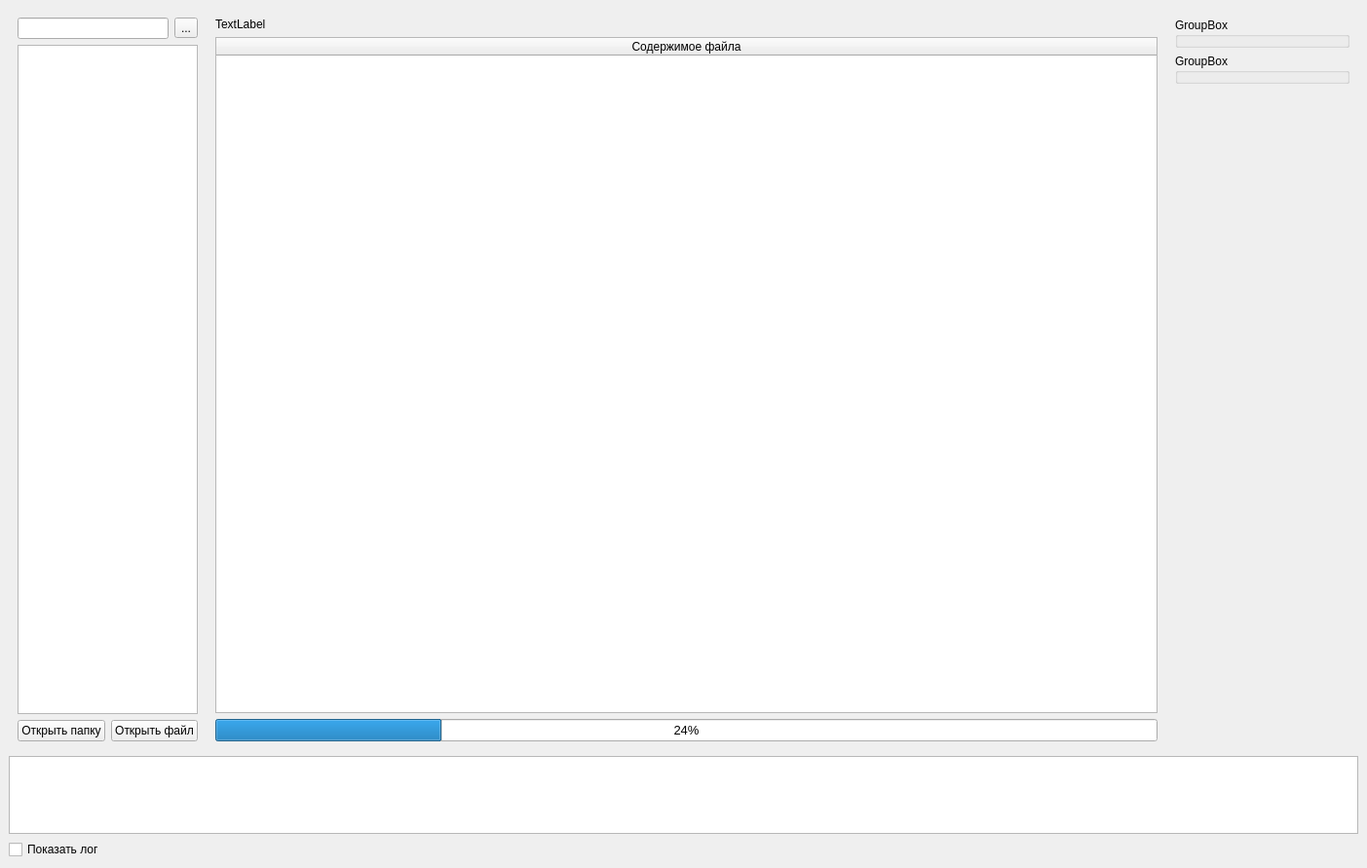
<?xml version="1.0" encoding="UTF-8"?>
<ui version="4.0">
 <class>MainWindow</class>
 <widget class="QMainWindow" name="MainWindow">
  <property name="geometry">
   <rect>
    <x>0</x>
    <y>0</y>
    <width>1403</width>
    <height>891</height>
   </rect>
  </property>
  <property name="windowTitle">
   <string>MainWindow</string>
  </property>
  <widget class="QWidget" name="centralwidget">
   <layout class="QVBoxLayout" name="verticalLayout_4">
    <item>
     <layout class="QHBoxLayout" name="horizontalLayout" stretch="1,5,1">
      <property name="spacing">
       <number>0</number>
      </property>
      <property name="sizeConstraint">
       <enum>QLayout::SizeConstraint::SetDefaultConstraint</enum>
      </property>
      <item>
       <widget class="QWidget" name="widget" native="true">
        <layout class="QVBoxLayout" name="verticalLayout">
         <item>
          <layout class="QHBoxLayout" name="horizontalLayout_2">
           <item>
            <widget class="QLineEdit" name="lePath"/>
           </item>
           <item>
            <widget class="QToolButton" name="btnBrowse">
             <property name="text">
              <string>...</string>
             </property>
            </widget>
           </item>
          </layout>
         </item>
         <item>
          <widget class="QTreeView" name="treeView"/>
         </item>
         <item>
          <layout class="QHBoxLayout" name="horizontalLayout_3">
           <item>
            <widget class="QPushButton" name="btnOpenFolder">
             <property name="text">
              <string>Открыть папку</string>
             </property>
            </widget>
           </item>
           <item>
            <widget class="QPushButton" name="btnOpenFile">
             <property name="text">
              <string>Открыть файл</string>
             </property>
            </widget>
           </item>
          </layout>
         </item>
        </layout>
       </widget>
      </item>
      <item>
       <widget class="QWidget" name="widget_2" native="true">
        <layout class="QVBoxLayout" name="verticalLayout_2">
         <item>
          <widget class="QLabel" name="label">
           <property name="text">
            <string>TextLabel</string>
           </property>
          </widget>
         </item>
         <item>
          <widget class="QTableWidget" name="tableWidget">
           <property name="showGrid">
            <bool>false</bool>
           </property>
           <property name="columnCount">
            <number>1</number>
           </property>
           <attribute name="horizontalHeaderStretchLastSection">
            <bool>true</bool>
           </attribute>
           <column>
            <property name="text">
             <string>Содержимое файла</string>
            </property>
           </column>
          </widget>
         </item>
         <item>
          <widget class="QProgressBar" name="progressBar">
           <property name="enabled">
            <bool>true</bool>
           </property>
           <property name="font">
            <font>
             <pointsize>10</pointsize>
             <bold>false</bold>
             <underline>false</underline>
             <strikeout>false</strikeout>
             <kerning>true</kerning>
            </font>
           </property>
           <property name="toolTip">
            <string/>
           </property>
           <property name="value">
            <number>24</number>
           </property>
           <property name="textVisible">
            <bool>true</bool>
           </property>
          </widget>
         </item>
        </layout>
       </widget>
      </item>
      <item>
       <widget class="QWidget" name="widget_3" native="true">
        <layout class="QVBoxLayout" name="verticalLayout_3">
         <item>
          <widget class="QGroupBox" name="groupBox">
           <property name="title">
            <string>GroupBox</string>
           </property>
          </widget>
         </item>
         <item>
          <widget class="QGroupBox" name="groupBox_2">
           <property name="title">
            <string>GroupBox</string>
           </property>
          </widget>
         </item>
         <item>
          <spacer name="verticalSpacer">
           <property name="orientation">
            <enum>Qt::Orientation::Vertical</enum>
           </property>
           <property name="sizeHint" stdset="0">
            <size>
             <width>20</width>
             <height>40</height>
            </size>
           </property>
          </spacer>
         </item>
        </layout>
       </widget>
      </item>
     </layout>
    </item>
    <item>
     <widget class="QTableWidget" name="twLog">
      <property name="maximumSize">
       <size>
        <width>16777215</width>
        <height>80</height>
       </size>
      </property>
     </widget>
    </item>
    <item>
     <widget class="QCheckBox" name="chkShowLog">
      <property name="text">
       <string>Показать лог</string>
      </property>
     </widget>
    </item>
   </layout>
  </widget>
  <widget class="QMenuBar" name="menubar">
   <property name="geometry">
    <rect>
     <x>0</x>
     <y>0</y>
     <width>1403</width>
     <height>21</height>
    </rect>
   </property>
  </widget>
 </widget>
 <resources/>
 <connections/>
</ui>
